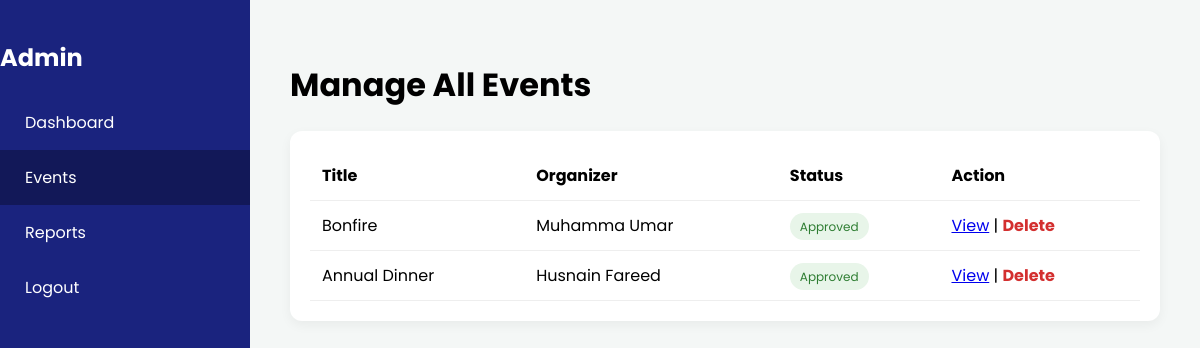
Screenshot of /manage_events.php (signed in) with the database file from the repository.
### tables this page shows
CREATE TABLE `events` (
  `Event_ID` int(11) NOT NULL,
  `Title` varchar(100) DEFAULT NULL,
  `Description` text DEFAULT NULL,
  `Date` date DEFAULT NULL,
  `Time` time DEFAULT NULL,
  `Venue` varchar(100) DEFAULT NULL,
  `Capacity` int(11) DEFAULT NULL,
  `Status` enum('Pending','Approved','Rejected') DEFAULT 'Pending',
  `Organizer_ID` int(11) DEFAULT NULL
);

CREATE TABLE `users` (
  `User_ID` int(11) NOT NULL,
  `Name` varchar(100) DEFAULT NULL,
  `Email` varchar(100) DEFAULT NULL,
  `Password` varchar(255) DEFAULT NULL,
  `Role` enum('Admin','Organizer','Student') DEFAULT NULL,
  `Department` varchar(100) DEFAULT NULL,
  `Contact_No` varchar(20) DEFAULT NULL,
  `reset_token` varchar(255) DEFAULT NULL
);

### manage_events.php (the view, shortened to what this page needs)
<?php
include 'config.php';
$sql = "SELECT Events.*, Users.Name as OrganizerName FROM Events
        JOIN Users ON Events.Organizer_ID = Users.User_ID
        ORDER BY Date DESC";
$result = $conn->query($sql);
?>
<!DOCTYPE html>
<html lang="en">
<head>
</head>
<body>
    <div class="sidebar">
        <h2>Admin</h2>
        <a href="admin_dashboard.php">Dashboard</a>
        <a href="manage_events.php" style="background:#121858">Events</a>
        <a href="view_report_admin.php">Reports</a>
        <a href="logout.php">Logout</a>
    </div>
    <div class="main-content">
        <h1>Manage All Events</h1>
        <div class="table-container">
            <table>
                <thead>
                    <tr>
                        <th>Title</th>
                        <th>Organizer</th>
                        <th>Status</th>
                        <th>Action</th>
                    </tr>
                </thead>
                <tbody>
                    <?php while($row = $result->fetch_assoc()): ?>
                    <tr>
                        <td><?php echo $row['Title']; ?></td>
                        <td><?php echo $row['OrganizerName']; ?></td>
                        <td><span class="badge status-<?php echo $row['Status']; ?>"><?php echo $row['Status']; ?></span></td>
                        <td>
                            <a href="view_event_details.php?id=<?php echo $row['Event_ID']; ?>">View</a> |
                            <a href="delete_event.php?id=<?php echo $row['Event_ID']; ?>" class="btn-delete" onclick="return confirm('Are you sure?')">Delete</a>
                        </td>
                    </tr>
                    <?php endwhile; ?>
                </tbody>
            </table>
        </div>
    </div>
</body>
</html>

### manage_events.php (style rules this page uses)
body { font-family: 'Poppins', sans-serif; background: #f4f7f6; margin: 0; display: flex; }
.sidebar { width: 250px; background: #1a237e; color: white; height: 100vh; position: fixed; padding-top: 20px; }
.sidebar a { display: block; color: white; padding: 15px 25px; text-decoration: none; }
.main-content { flex: 1; margin-left: 250px; padding: 40px; }
.table-container { background: white; padding: 20px; border-radius: 12px; box-shadow: 0 4px 12px rgba(0,0,0,0.05); }
table { width: 100%; border-collapse: collapse; }
th, td { padding: 12px; text-align: left; border-bottom: 1px solid #eee; }
.badge { padding: 5px 10px; border-radius: 20px; font-size: 12px; }
.status-Approved { background: #e8f5e9; color: #2e7d32; }
.btn-delete { color: #d32f2f; text-decoration: none; font-weight: bold; }

### rows the page displays
events: Title "Bonfire", Organizer_ID.Name "Muhamma Umar", Status "Approved"
events: Title "Annual Dinner", Organizer_ID.Name "Husnain Fareed", Status "Approved"
